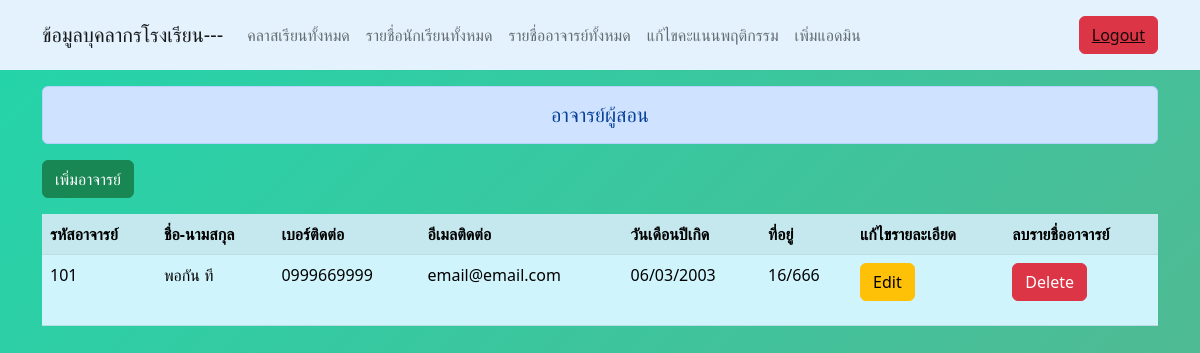
Page /showallteacher.php on the committed database.
### tables this page shows
CREATE TABLE `teacher` (
  `Teacher_id` int(11) NOT NULL,
  `Teacher_name` text NOT NULL,
  `Phone` text NOT NULL,
  `Email` text NOT NULL,
  `DOB` text NOT NULL,
  `Inhabited` text NOT NULL
);

### showallteacher.php (the view, shortened to what this page needs)
<?php
include('condb.php');
?>
<!DOCTYPE html>
<html lang="en">
<head>
    <link rel="stylesheet" href="bootstrap/css/bootstrap.min.css" >
    <link rel="stylesheet" href="styles2.css">
</head>
<body>
    <?php include 'navbar.php';?>
    <div class="container">
    <table class="table table-info table-striped">
    <div class="h5 text-center alert alert-primary mb-3 mt-3" role="alert">อาจารย์ผู้สอน</div>
    <a href="addtchform.php" class="btn btn-success mb-3">เพิ่มอาจารย์</a>
        <tr>
            <th>รหัสอาจารย์</th>
            <th>ชื่อ-นามสกุล</th>
            <th>เบอร์ติดต่อ</th>
            <th>อีเมลติดต่อ</th>
            <th>วันเดือนปีเกิด</th>
            <th>ที่อยู่</th>
            <th>แก้ไขรายละเอียด</th>
            <th>ลบรายชื่ออาจารย์</th>
        </tr>
        <?php
            $sql = "SELECT Teacher_id ,Teacher_name,Phone,Email,DOB,Inhabited   FROM teacher";
            $result = mysqli_query($conn, $sql);
            while($row=mysqli_fetch_array($result)){
        ?>
        <tr>
            <td><?=$row["Teacher_id"]?></td>
            <td><?=$row["Teacher_name"]?></td>
            <td><?=$row["Phone"]?></td>
            <td><?=$row["Email"]?></td>
            <td><?=$row["DOB"]?></td>
            <td><?=$row["Inhabited"]?></td>
            <td><a href="edittchform.php?id=<?=$row["Teacher_id"]?>" class="btn btn-warning mb-3">Edit</a></td>
            <td><a href="deltch.php?id=<?=$row["Teacher_id"]?>" class="btn btn-danger mb-3" onclick="Del(This.href);return false";>Delete</a></td>
        </tr>
        <?php
            }
        ?>
    </table>
    </div>
</body>
</html>

### styles2.css (style rules this page uses)
body { background: linear-gradient(-45deg, #a0f59d, #87de84, #6ea783, #23d5ab); background-size: 400% 400%; animation: gradient 15s ease infinite; height: 100vh; }

### rows in the picture
teacher: Teacher_id "101", Teacher_name "พอกัน ที", Phone "0999669999", Email "email@email.com", DOB "06/03/2003", Inhabited "16/666"
